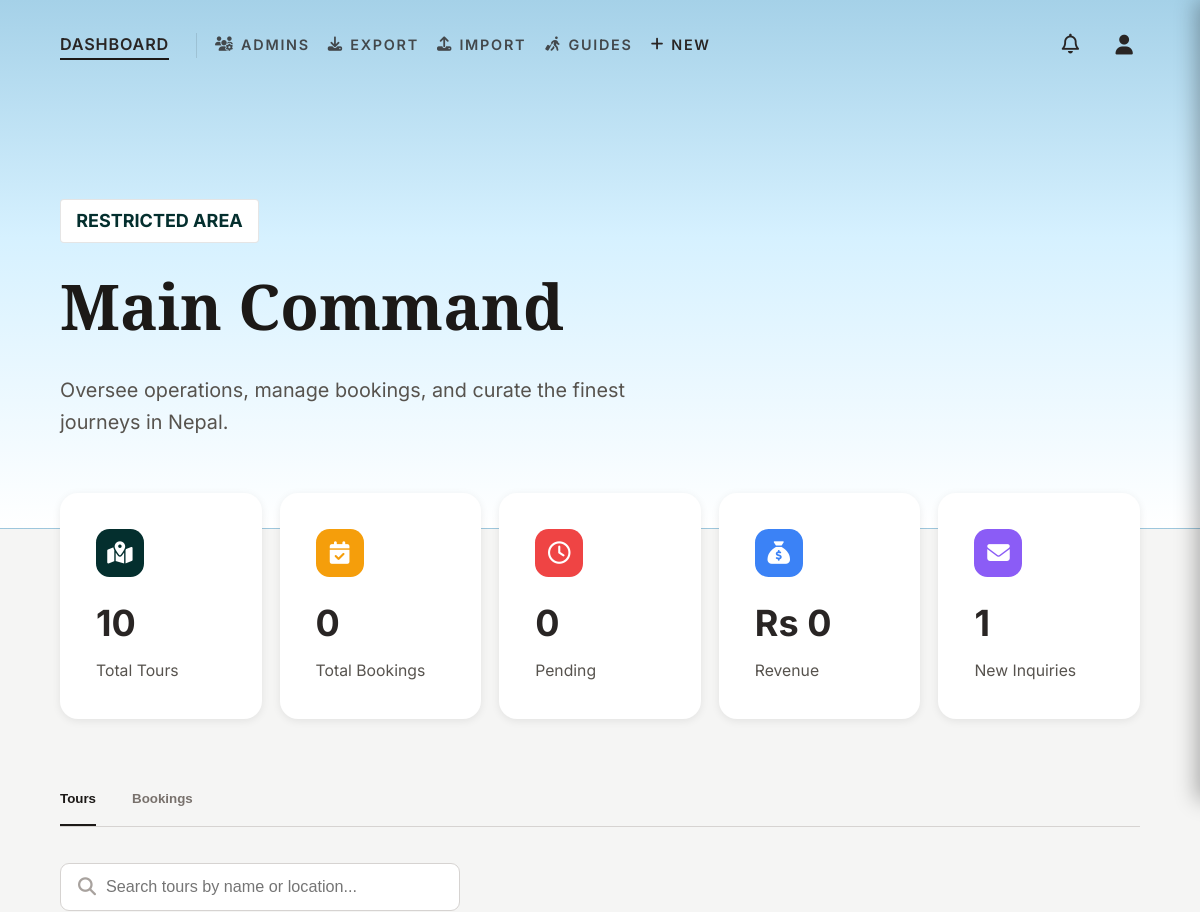
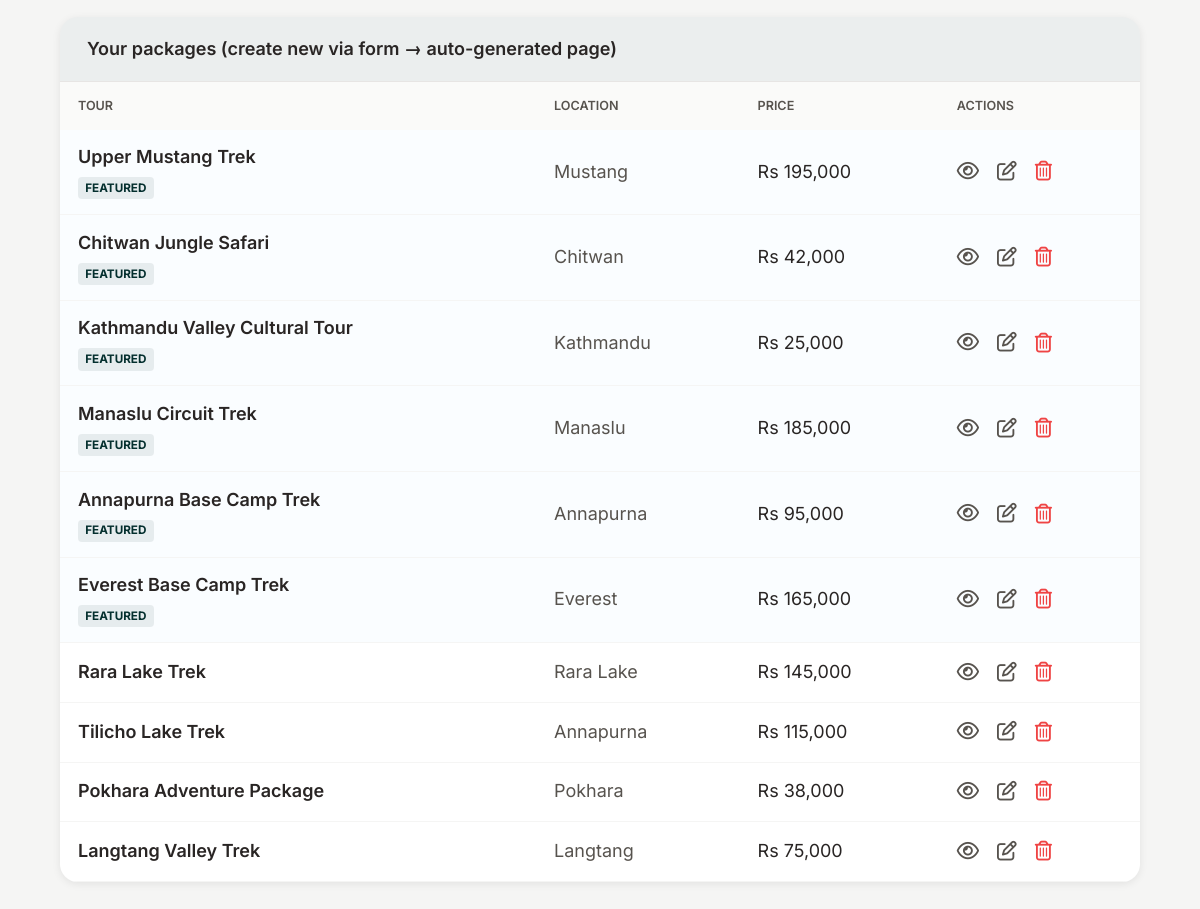
The page /admin/index.php (signed in) on the database its author committed (2 pictures, top to bottom).
### tables this page shows
CREATE TABLE `tours` (
  `id` int(11) NOT NULL AUTO_INCREMENT,
  `title` varchar(255) NOT NULL,
  `location` varchar(255) NOT NULL,
  `price` decimal(10,2) NOT NULL,
  `duration` varchar(50) NOT NULL,
  `description` text DEFAULT NULL,
  `category` varchar(50) DEFAULT NULL,
  `difficulty` varchar(50) DEFAULT NULL,
  `max_group` int(11) DEFAULT NULL,
  `highlights` text DEFAULT NULL,
  `image` varchar(255) DEFAULT NULL,
  `best_season` varchar(50) DEFAULT NULL,
  `altitude_max` int(11) DEFAULT NULL,
  `permit_requirements` text DEFAULT NULL,
  `itinerary` text DEFAULT NULL,
  `inclusions` text DEFAULT NULL,
  `exclusions` text DEFAULT NULL,
  `is_featured` tinyint(1) DEFAULT 0,
  `created_by` int(11) DEFAULT NULL,
  `created_at` datetime DEFAULT current_timestamp(),
  PRIMARY KEY (`id`)
);

### helpers/functions.php (called while the page is built, shortened)
<?php
function is_logged_in() {
    return isset($_SESSION['user_id']) || isset($_SESSION['admin_id']);
}
function get_user() {
    if (is_logged_in()) {
        $userId = $_SESSION['user_id'] ?? $_SESSION['admin_id'];
        return [
            'id' => $userId,
            'username' => $_SESSION['username'] ?? 'User',
            'email' => $_SESSION['email'] ?? '',
            'role' => $_SESSION['role_name'] ?? 'user'
        ];
    }
    return null;
}
function is_super_admin() {
    $user = get_user();
    return $user && ($user['role'] === 'super_admin' || (isset($user['role_name']) && $user['role_name'] === 'super_admin'));
}
    ob_start(); ?>

### admin/index.php (the view, shortened to what this page needs)
<?php
require_once '../helpers/functions.php';
$totalTours = 0;
$totalBookings = 0;
$pendingBookings = 0;
$totalRevenue = 0;
$newInquiries = 0;
try {
    $stmt = $pdo->query("SELECT COUNT(*) as count FROM tours");
    $totalTours = $stmt->fetch()['count'];
    $stmt = $pdo->query("SELECT COUNT(*) as count FROM bookings");
    $totalBookings = $stmt->fetch()['count'];
    $stmt = $pdo->query("SELECT COUNT(*) as count FROM bookings WHERE status = 'pending'");
    $pendingBookings = $stmt->fetch()['count'];
    $stmt = $pdo->query("SELECT COUNT(*) as count FROM inquiries WHERE status = 'new'");
    $newInquiries = $stmt->fetch()['count'];
    $stmt = $pdo->query("
        SELECT SUM(b.travelers * t.price) as revenue
        FROM bookings b
        JOIN tours t ON b.tour_id = t.id
        WHERE b.status = 'confirmed'
    ");
    $totalRevenue = $stmt->fetch()['revenue'] ?? 0;
} catch (Exception $e) {
}
?>
<!DOCTYPE html>
<html lang="en">
<head>
    <link rel="stylesheet" href="https://cdnjs.cloudflare.com/ajax/libs/font-awesome/6.5.1/css/all.min.css">
    <link rel="stylesheet" href="../assets/css/style.css">
    <link rel="stylesheet" href="../assets/css/admin.css">
</head>
<body style="background: var(--color-stone-100);">
    <div class="admin-hero">
        <?php
            include '../includes/header.php';
        ?>
        <section style="padding: 6rem 0 5rem;">
            <div class="container">
                <p class="badge" style="margin-bottom: 0.75rem;">RESTRICTED AREA</p>
                <h1 style="color: var(--color-stone-900); font-family: var(--font-serif); font-size: 3.5rem; margin: 0;">Main Command</h1>
                <p style="font-size: 1.1rem; color: var(--color-stone-600); max-width: 600px; margin-top: 1rem;">
                    Oversee operations, manage bookings, and curate the finest journeys in Nepal.
                </p>
            </div>
        </section>
    </div>
    <div class="container" style="margin-top: -2rem; position: relative; z-index: 10;">
        <div style="display: grid; grid-template-columns: repeat(5, 1fr); gap: 1rem; margin-bottom: 3rem;">
            <div style="background: white; padding: 2rem; border-radius: 1rem; box-shadow: 0 2px 8px rgba(0,0,0,0.08);">
                <div style="width: 48px; height: 48px; background: var(--color-teal-900); border-radius: 0.75rem; display: flex; align-items: center; justify-content: center; margin-bottom: 1rem;">
                    <i class="fa-solid fa-map-location-dot" style="color: white; font-size: 1.25rem;"></i>
                </div>
                <div style="font-size: 2rem; font-weight: 700; margin-bottom: 0.25rem;"><?php echo $totalTours; ?></div>
                <div style="font-size: 0.875rem; color: var(--color-stone-600);">Total Tours</div>
            </div>
            <div style="background: white; padding: 2rem; border-radius: 1rem; box-shadow: 0 2px 8px rgba(0,0,0,0.08);">
                <div style="width: 48px; height: 48px; background: #f59e0b; border-radius: 0.75rem; display: flex; align-items: center; justify-content: center; margin-bottom: 1rem;">
                    <i class="fa-solid fa-calendar-check" style="color: white; font-size: 1.25rem;"></i>
                </div>
                <div style="font-size: 2rem; font-weight: 700; margin-bottom: 0.25rem;"><?php echo $totalBookings; ?></div>
                <div style="font-size: 0.875rem; color: var(--color-stone-600);">Total Bookings</div>
            </div>
            <div style="background: white; padding: 2rem; border-radius: 1rem; box-shadow: 0 2px 8px rgba(0,0,0,0.08);">
                <div style="width: 48px; height: 48px; background: #ef4444; border-radius: 0.75rem; display: flex; align-items: center; justify-content: center; margin-bottom: 1rem;">
                    <i class="fa-regular fa-clock" style="color: white; font-size: 1.25rem;"></i>
                </div>
                <div style="font-size: 2rem; font-weight: 700; margin-bottom: 0.25rem;"><?php echo $pendingBookings; ?></div>
                <div style="font-size: 0.875rem; color: var(--color-stone-600);">Pending</div>
            </div>
            <div style="background: white; padding: 2rem; border-radius: 1rem; box-shadow: 0 2px 8px rgba(0,0,0,0.08);">
                <div style="width: 48px; height: 48px; background: #3b82f6; border-radius: 0.75rem; display: flex; align-items: center; justify-content: center; margin-bottom: 1rem;">
                    <i class="fa-solid fa-sack-dollar" style="color: white; font-size: 1.25rem;"></i>
                </div>
                <div style="font-size: 2rem; font-weight: 700; margin-bottom: 0.25rem;">Rs <?php echo number_format($totalRevenue); ?></div>
                <div style="font-size: 0.875rem; color: var(--color-stone-600);">Revenue</div>
            </div>
            <a href="manage_inquiries.php" style="background: white; padding: 2rem; border-radius: 1rem; box-shadow: 0 2px 8px rgba(0,0,0,0.08); text-decoration: none; color: inherit; transition: transform 0.2s;" onmouseover="this.style.transform='translateY(-5px)'" onmouseout="this.style.transform='translateY(0)'">
                <div style="width: 48px; height: 48px; background: #8b5cf6; border-radius: 0.75rem; display: flex; align-items: center; justify-content: center; margin-bottom: 1rem;">
                    <i class="fa-solid fa-envelope" style="color: white; font-size: 1.25rem;"></i>
                </div>
                <div style="font-size: 2rem; font-weight: 700; margin-bottom: 0.25rem;"><?php echo $newInquiries; ?></div>
                <div style="font-size: 0.875rem; color: var(--color-stone-600);">New Inquiries</div>
            </a>
        </div>
        <div style="border-bottom: 1px solid var(--color-stone-300); margin-bottom: 2rem;">
            <div style="display: flex; gap: 2rem;">
                <button class="tab-btn active" data-tab="tours" style="padding: 1rem 0; border: none; background: none; font-weight: 600; color: var(--color-stone-900); border-bottom: 2px solid var(--color-stone-900); cursor: pointer;">Tours</button>
                <button class="tab-btn" data-tab="bookings" style="padding: 1rem 0; border: none; background: none; font-weight: 600; color: var(--color-stone-500); border-bottom: 2px solid transparent; cursor: pointer;">Bookings</button>
            </div>
        </div>
        <div id="tours-section">
            <div style="margin-bottom: 1rem; position: relative; max-width: 400px;">
                <i class="fa-solid fa-magnifying-glass" style="position: absolute; left: 1rem; top: 50%; transform: translateY(-50%); color: var(--color-stone-400);"></i>
                <input type="text" id="admin-tour-search" placeholder="Search tours by name or location..." style="width: 100%; padding: 0.75rem 1rem 0.75rem 2.5rem; border: 1px solid var(--color-stone-300); border-radius: 0.5rem; font-size: 0.9rem;">
            </div>
            <div style="background: white; border-radius: 1rem; overflow: hidden; box-shadow: 0 2px 8px rgba(0,0,0,0.08); margin-bottom: 2rem;">
                <div style="padding: 1rem 1.5rem; background: var(--color-emerald-50); border-bottom: 1px solid var(--color-stone-200); font-weight: 600;">Your packages (create new via form → auto-generated page)</div>
                <table style="width: 100%; border-collapse: collapse;">
                    <thead>
                        <tr style="background: var(--color-stone-50);">
                            <th style="padding: 0.75rem 1rem; text-align: left; font-size: 0.7rem; font-weight: 600; text-transform: uppercase; color: var(--color-stone-600);">Tour</th>
                            <th style="padding: 0.75rem 1rem; text-align: left; font-size: 0.7rem; font-weight: 600; text-transform: uppercase; color: var(--color-stone-600);">Location</th>
                            <th style="padding: 0.75rem 1rem; text-align: left; font-size: 0.7rem; font-weight: 600; text-transform: uppercase; color: var(--color-stone-600);">Price</th>
                            <th style="padding: 0.75rem 1rem; text-align: left; font-size: 0.7rem; font-weight: 600; text-transform: uppercase; color: var(--color-stone-600);">Actions</th>
                        </tr>
                    </thead>
                    <tbody id="admin-tours-body">
                        <?php
                        $query = "SELECT id, title, location, price, duration, category, is_featured, created_by FROM tours";
                        $params = [];
                        $query .= " ORDER BY is_featured DESC, id DESC LIMIT 50";
                        try {
                            $stmt = $pdo->prepare($query);
                            $stmt->execute($params);
                            $dbTours = $stmt->fetchAll(PDO::FETCH_ASSOC);
                        } catch (Exception $e) { $dbTours = []; }
                        if (empty($dbTours)) {
                            echo '<tr><td colspan="4" style="padding: 2rem; text-align: center; color: var(--color-stone-500);">No tours found.</td></tr>';
                        } else {
                            foreach ($dbTours as $t):
                                $canEdit = is_super_admin() || (isset($t['created_by']) && $t['created_by'] == $_SESSION['user_id']);
                            ?>
                            <tr style="border-bottom: 1px solid var(--color-stone-100); <?php echo $t['is_featured'] ? 'background: rgba(14,165,233,0.02);' : ''; ?>">
                                <td style="padding: 0.75rem 1rem;">
                                    <div style="font-weight: 600;"><?php echo htmlspecialchars($t['title']); ?></div>
                                    <?php if($t['is_featured']): ?>
                                        <span style="font-size: 0.65rem; background: var(--color-emerald-100); color: var(--color-emerald-700); padding: 0.1rem 0.4rem; border-radius: 4px; font-weight: 700; text-transform: uppercase; margin-top: 0.25rem; display: inline-block;">Featured</span>
                                    <?php endif; ?>
                                </td>
                                <td style="padding: 0.75rem 1rem; color: var(--color-stone-600);"><?php echo htmlspecialchars($t['location']); ?></td>
                                <td style="padding: 0.75rem 1rem;">Rs <?php echo number_format($t['price'], 0); ?></td>
                                <td style="padding: 0.75rem 1rem;">
                                    <div style="display: flex; gap: 1rem; align-items: center;">
                                        <a href="../public/package_detail/?id=<?php echo (int)$t['id']; ?>" title="View page" style="color: var(--color-stone-600); font-size: 1.1rem; transition: color 0.2s;">
                                            <i class="fa-regular fa-eye"></i>
                                        </a>
                                        <?php if($canEdit): ?>
                                        <a href="tour_form.php?id=<?php echo (int)$t['id']; ?>" title="Edit" style="color: var(--color-stone-600); font-size: 1.1rem; transition: color 0.2s;">
                                            <i class="fa-regular fa-pen-to-square"></i>
                                        </a>
                                        <button type="button" onclick="handleDeleteTour(<?php echo (int)$t['id']; ?>, '<?php echo addslashes($t['title']); ?>')" title="Delete" style="background: none; border: none; color: var(--color-red-500); font-size: 1.1rem; transition: color 0.2s; cursor: pointer;">
                                            <i class="fa-regular fa-trash-can"></i>
                                        </button>
                                        <?php endif; ?>
                                    </div>
                                </td>
                            </tr>
                            <?php endforeach;
                        }
                        ?>
                    </tbody>
                </table>
            </div>
        </div>
    </div>
</body>
</html>

### rows shown on the page
tours: title "Upper Mustang Trek", is_featured "FEATURED", location "Mustang", price "195,000"
tours: title "Chitwan Jungle Safari", is_featured "FEATURED", location "Chitwan", price "42,000"
tours: title "Kathmandu Valley Cultural Tour", is_featured "FEATURED", location "Kathmandu", price "25,000"
tours: title "Manaslu Circuit Trek", is_featured "FEATURED", location "Manaslu", price "185,000"
tours: title "Annapurna Base Camp Trek", is_featured "FEATURED", location "Annapurna", price "95,000"
tours: title "Everest Base Camp Trek", is_featured "FEATURED", location "Everest", price "165,000"
tours: title "Rara Lake Trek", location "Rara Lake", price "145,000"
tours: title "Tilicho Lake Trek", location "Annapurna", price "115,000"
tours: title "Pokhara Adventure Package", location "Pokhara", price "38,000"
tours: title "Langtang Valley Trek", location "Langtang", price "75,000"

### other values the page prints
$totalTours "10"
$totalBookings "0"
$pendingBookings "0"
$totalRevenue "0"
$newInquiries "1"
